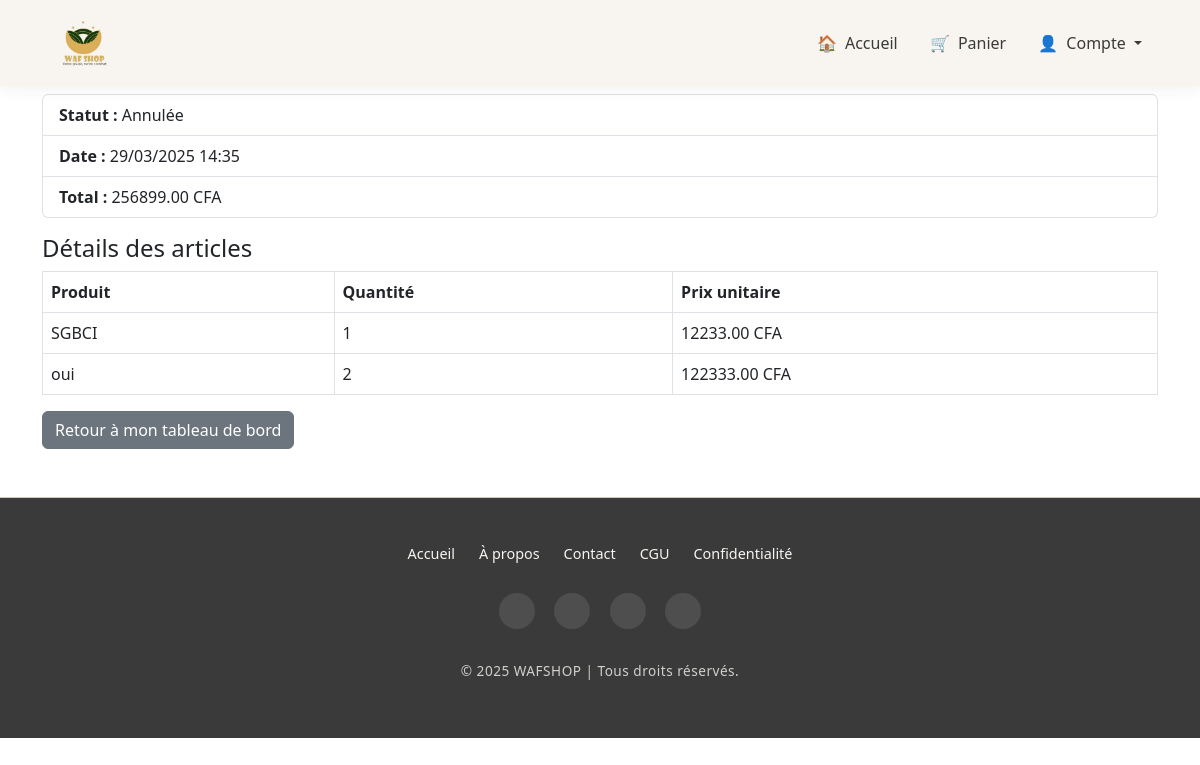
The app's page /accounts/order/1/ (signed in) with its own data.
### orders/models.py (models this page shows, shortened)
class Order(models.Model):
    STATUS_CHOICES = [
        ('en_attente', 'En attente'),
        ('validee', 'Validée'),
        ('annulee', 'Annulée'),
        ('livree', 'Livrée'),
    ]
    PAYMENT_METHODS = [
        ('cod', 'Paiement à la livraison'),
        ('orange_money', 'Orange Money'),
        ('mtn_money', 'MTN Mobile Money'),
        ('card', 'Carte bancaire'),
    ]
    user = models.ForeignKey(User, on_delete=models.CASCADE)
    total = models.DecimalField(max_digits=10, decimal_places=2)
    is_paid = models.BooleanField(default=False)
    payment_method = models.CharField(max_length=20, choices=PAYMENT_METHODS, default='cod')
    status = models.CharField(max_length=20, choices=STATUS_CHOICES, default='en_attente')
    created_at = models.DateTimeField(auto_now_add=True)
    full_name = models.CharField(max_length=100)
    phone = models.CharField(max_length=20)
    address = models.TextField()
    city = models.CharField(max_length=100)
    notes = models.TextField(blank=True, null=True)
    country = models.CharField(max_length=100, default="Côte d'Ivoire")

class OrderItem(models.Model):
    order = models.ForeignKey(Order, related_name='items', on_delete=models.CASCADE)
    product = models.ForeignKey(Product, on_delete=models.CASCADE)
    quantity = models.PositiveIntegerField()
    price = models.DecimalField(max_digits=10, decimal_places=2)
    order = models.ForeignKey(Order, related_name='items', on_delete=models.CASCADE)

### store/models.py (models this page shows, shortened)
class Product(models.Model):
    category = models.ForeignKey(Category, related_name="products", on_delete=models.CASCADE)
    name = models.CharField(max_length=150)
    slug = models.SlugField(max_length=150, unique=True)
    description = models.TextField()
    price = models.DecimalField(max_digits=10, decimal_places=2)
    stock = models.PositiveIntegerField()
    image = models.ImageField(upload_to='products/', null=True, blank=True)
    is_available = models.BooleanField(default=True)
    created_at = models.DateTimeField(auto_now_add=True)
    updated_at = models.DateTimeField(auto_now=True)

### accounts/views.py (the view)
# urls.py: path('order/<int:order_id>/', views.order_detail, name='order_detail'),
@login_required
def order_detail(request, order_id):
    order = get_object_or_404(Order, id=order_id, user=request.user)
    return render(request, 'accounts/order_detail.html', {'order': order})

### islamic_store/context_processors.py (called while the page is built)
def unread_notifications_count(request):
    if request.user.is_authenticated:
        count = Notification.objects.filter(user=request.user, is_read=False).count()
        return {'notif_count': count}
    return {'notif_count': 0}

### accounts/templates/accounts/order_detail.html (shortened to what this page needs)
{% extends 'base.html' %}
{% block content %}
<h2>Suivi Commande n°{{ order.id }}</h2>
<ul class="list-group mb-3">
    <li class="list-group-item"><strong>Statut :</strong> {{ order.get_status_display }}</li>
    <li class="list-group-item"><strong>Date :</strong> {{ order.created_at|date:"d/m/Y H:i" }}</li>
    <li class="list-group-item"><strong>Total :</strong> {{ order.total }} CFA</li>
</ul>
<h4>Détails des articles</h4>
<table class="table table-bordered">
    <thead>
        <tr>
            <th>Produit</th>
            <th>Quantité</th>
            <th>Prix unitaire</th>
        </tr>
    </thead>
    <tbody>
        {% for item in order.items.all %}
        <tr>
            <td>{{ item.product.name }}</td>
            <td>{{ item.quantity }}</td>
            <td>{{ item.price }} CFA</td>
        </tr>
        {% endfor %}
    </tbody>
</table>
<a href="{% url 'accounts:client_dashboard' %}" class="btn btn-secondary">Retour à mon tableau de bord</a>
{% endblock %}

### store/templates/partials/navbar.html (style rules this page uses)
:root { --islamic-sage: #8a9a8a; --islamic-sand: #d3c9b8; --islamic-clay: #b8a692; --islamic-charcoal: #3a3a3a; --islamic-ivory: #f8f5f0; --islamic-gold: #c4a86f; }

### records on screen
Order: status "Annulée", created_at "29/03/2025 14:35", total "256899.00"
OrderItem: product.name "SGBCI", quantity "1", price "12233.00"
OrderItem: product.name "oui", quantity "2", price "122333.00"
